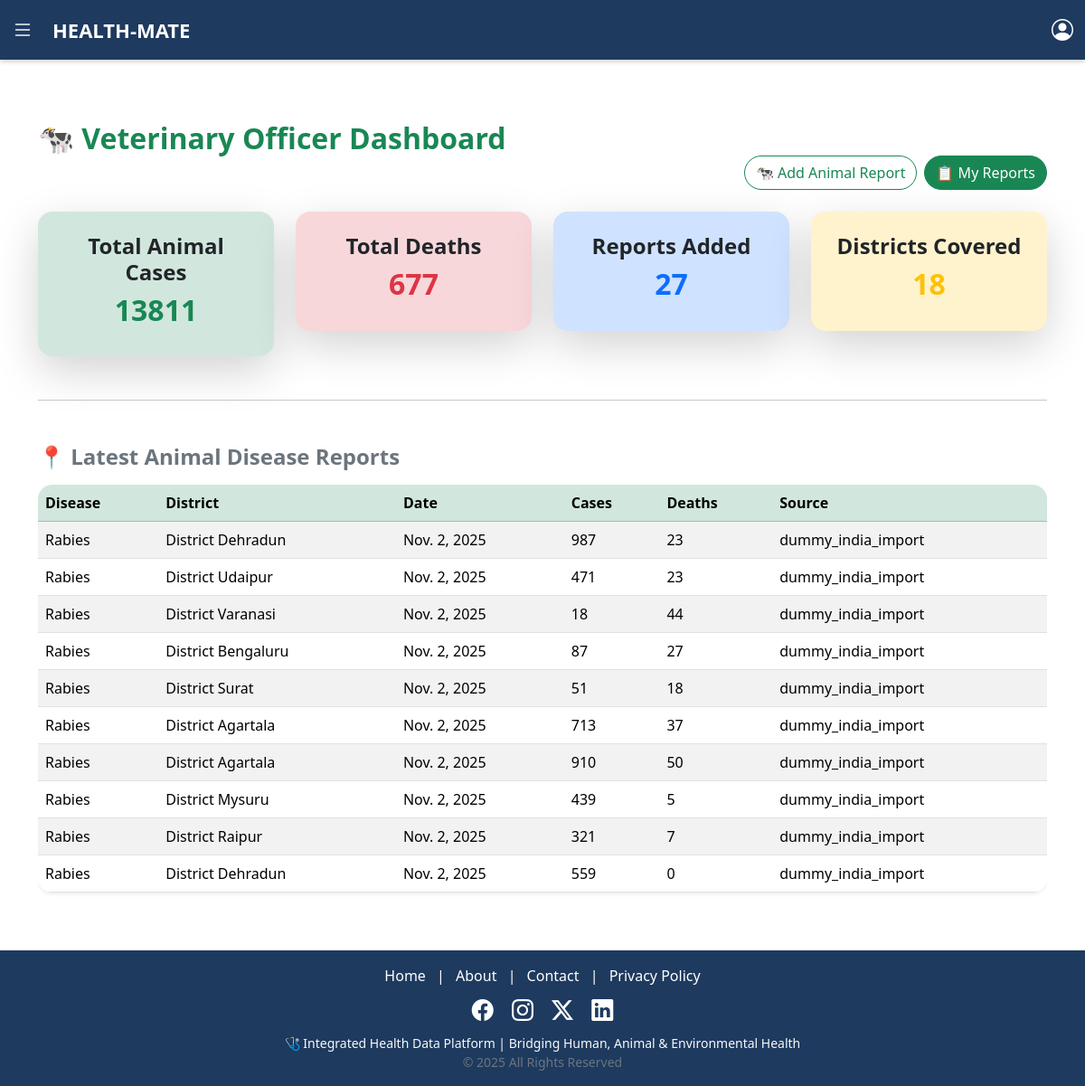
Screenshot of /animal-dashboard/ (signed in) with the database file from the repository.
### test1/models.py (models this page shows, shortened)
class Report(models.Model):
    district = models.ForeignKey(District, on_delete=models.CASCADE)
    disease = models.ForeignKey(Disease, on_delete=models.CASCADE)
    date_reported = models.DateField(auto_now_add=True)
    number_of_cases = models.PositiveIntegerField()
    deaths = models.PositiveIntegerField(default=0)
    source = models.CharField(max_length=100, blank=True)
    reporter = models.ForeignKey(UserProfile, on_delete=models.SET_NULL, null=True)

class Disease(models.Model):
    CATEGORY_CHOICES = [
        ('human', 'Human'),
        ('animal', 'Animal'),
        ('environmental', 'Environmental'),
    ]
    name = models.CharField(max_length=100)
    category = models.CharField(max_length=20, choices=CATEGORY_CHOICES)
    symptoms = models.TextField(blank=True)
    severity = models.CharField(max_length=50, blank=True)

class District(models.Model):
    name = models.CharField(max_length=100)
    state = models.CharField(max_length=100)
    population = models.PositiveIntegerField(null=True, blank=True)

### test1/views.py (the view)
# urls.py: path('animal-dashboard/', views.animal_dashboard, name='animal_dashboard'),
@login_required
def animal_dashboard(request):
    animal_reports = Report.objects.filter(disease__category='animal')
    total_cases = animal_reports.aggregate(Sum('number_of_cases'))['number_of_cases__sum'] or 0
    total_deaths = animal_reports.aggregate(Sum('deaths'))['deaths__sum'] or 0
    reports_added = animal_reports.count()
    districts_covered = animal_reports.values('district').distinct().count()
    context = {
        'animal_reports': animal_reports.order_by('-date_reported')[:10],
        'total_cases': total_cases,
        'total_deaths': total_deaths,
        'reports_added': reports_added,
        'districts_covered': districts_covered,
    }
    return render(request, 'test1/animal_dashboard.html', context)

### test1/templates/test1/animal_dashboard.html (shortened to what this page needs)
{% extends "test1/base.html" %}
{% block content %}
<div class="container py-5">
  <h2 class="fw-bold text-success mb-4">🐄 Veterinary Officer Dashboard
  <div class="d-flex justify-content-end mb-4">
    <a href="{% url 'add_animal_report' %}" class="btn btn-outline-success rounded-pill me-2">
      🐄 Add Animal Report
    </a>
    <a href="{% url 'my_animal_reports' %}" class="btn btn-success rounded-pill">
      📋 My Reports
    </a>
  </div>
</h2>
  <div class="row g-4">
    <div class="col-md-3">
      <div class="card border-0 shadow-lg text-center p-4 rounded-4 bg-success-subtle">
        <h4 class="fw-bold">Total Animal Cases</h4>
        <h2 class="text-success fw-bold">{{ total_cases }}</h2>
      </div>
    </div>
    <div class="col-md-3">
      <div class="card border-0 shadow-lg text-center p-4 rounded-4 bg-danger-subtle">
        <h4 class="fw-bold">Total Deaths</h4>
        <h2 class="text-danger fw-bold">{{ total_deaths }}</h2>
      </div>
    </div>
    <div class="col-md-3">
      <div class="card border-0 shadow-lg text-center p-4 rounded-4 bg-primary-subtle">
        <h4 class="fw-bold">Reports Added</h4>
        <h2 class="text-primary fw-bold">{{ reports_added }}</h2>
      </div>
    </div>
    <div class="col-md-3">
      <div class="card border-0 shadow-lg text-center p-4 rounded-4 bg-warning-subtle">
        <h4 class="fw-bold">Districts Covered</h4>
        <h2 class="text-warning fw-bold">{{ districts_covered }}</h2>
      </div>
    </div>
  </div>
  <hr class="my-5">
  <h4 class="fw-bold text-secondary mb-3">📍 Latest Animal Disease Reports</h4>
  <div class="table-responsive">
    <table class="table table-striped align-middle shadow-sm rounded-4 overflow-hidden">
      <thead class="table-success">
        <tr>
          <th>Disease</th>
          <th>District</th>
          <th>Date</th>
          <th>Cases</th>
          <th>Deaths</th>
          <th>Source</th>
        </tr>
      </thead>
      <tbody>
        {% for report in animal_reports %}
        <tr>
          <td>{{ report.disease.name }}</td>
          <td>{{ report.district.name }}</td>
          <td>{{ report.date_reported }}</td>
          <td>{{ report.number_of_cases }}</td>
          <td>{{ report.deaths }}</td>
          <td>{{ report.source }}</td>
        </tr>
        {% empty %}
        <tr><td colspan="6" class="text-center text-muted">No animal reports available yet.</td></tr>
        {% endfor %}
      </tbody>
    </table>
  </div>
</div>
{% endblock %}

### test1/templates/test1/base.html (style rules this page uses)
body { margin: 0; padding: 0; font-family: "Poppins", sans-serif; background-color: #f8fafc; }

### test1/templates/test1/navbar.html (style rules this page uses)
body { margin: 0; font-family: "Poppins", sans-serif; }

### rows the page displays
Report: disease.name "Rabies", district.name "District Dehradun", date_reported "Nov. 2, 2025", number_of_cases "987", deaths "23", source "dummy_india_import"
Report: disease.name "Rabies", district.name "District Udaipur", date_reported "Nov. 2, 2025", number_of_cases "471", deaths "23", source "dummy_india_import"
Report: disease.name "Rabies", district.name "District Varanasi", date_reported "Nov. 2, 2025", number_of_cases "18", deaths "44", source "dummy_india_import"
Report: disease.name "Rabies", district.name "District Bengaluru", date_reported "Nov. 2, 2025", number_of_cases "87", deaths "27", source "dummy_india_import"
Report: disease.name "Rabies", district.name "District Surat", date_reported "Nov. 2, 2025", number_of_cases "51", deaths "18", source "dummy_india_import"
Report: disease.name "Rabies", district.name "District Agartala", date_reported "Nov. 2, 2025", number_of_cases "713", deaths "37", source "dummy_india_import"
Report: disease.name "Rabies", district.name "District Agartala", date_reported "Nov. 2, 2025", number_of_cases "910", deaths "50", source "dummy_india_import"
Report: disease.name "Rabies", district.name "District Mysuru", date_reported "Nov. 2, 2025", number_of_cases "439", deaths "5", source "dummy_india_import"
Report: disease.name "Rabies", district.name "District Raipur", date_reported "Nov. 2, 2025", number_of_cases "321", deaths "7", source "dummy_india_import"
Report: disease.name "Rabies", district.name "District Dehradun", date_reported "Nov. 2, 2025", number_of_cases "559", deaths "0", source "dummy_india_import"

### other values shown
{{ total_cases }} "13811"
{{ total_deaths }} "677"
{{ reports_added }} "27"
{{ districts_covered }} "18"
